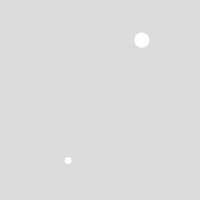
Frame 1 (no input)
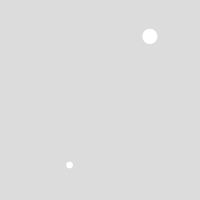
Frame 60 (no input)
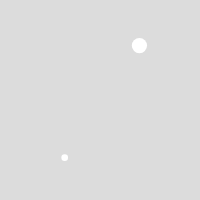
Frame 120 (the mouse pressed at the canvas centre since frame 60)

The p5.js sketch that drew these frames (run headless with seeded random() and noise() and a simulated clock; from frame 60 on, the mouse is pressed at the canvas centre):

// p5.js sketch
// ── sketch.js
//Ben Lehrer
//In Class Assignment
//4/9/19

/*
    In your fork of cs2-student-files navigate to OOP/object-classes/yourname.
    (If it’s not there, make sure to pull in the updates from fcs-cs to your fork)
    There you will find a sketch of a bouncing ball written without using object classes.
    Refactor the code so that there is a Ball class that knows about its x, y and r
    and has at least three methods. After refactoring create at least two instances
    of the Ball class (ball1 and ball2). When you have finished submit a pull request
    back to fcs-cs/cs2-student-files MASTER.
*/

class Bubble {
    constructor(_x, _y, _r) {
        this.x = _x;
        this.y = _y;
        this.r = _r;
    }
    show() {
        fill(255);
        ellipse(this.x, this.y, this.r)
    }
    move() {
        this.x += random(-width / 100, width / 100);
        this.y += random(-height / 100, height / 100);
    }
    pop() {
        if(this.x >= width || this.x <= 0) {
            this.r = 0;
            return;
        }
        if(this.y >= height || this.y <= 0) {
            this.r = 0;
        }
    }
}

let bubbles = new Array(2);

function setup() {
    createCanvas(200, 200);
    noStroke();

    bubbles[0] = new Bubble(random(0, width), random(0, height), random(1, 20));
    bubbles[1] = new Bubble(random(0, width), random(0, height), random(1, 20));
}

function draw() {
    background(220);
    for(let i = 0; i < bubbles.length; ++i){
        bubbles[i].move();
        bubbles[i].pop();
        bubbles[i].show();
    }
}
